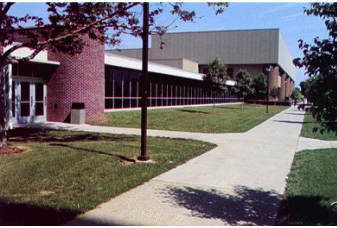
#> input picture img_1.png, 337 x 228 px
$ jupyter execute xla.ipynb
#> lines starting #> are read from the running program, lines starting #| are printed output that depends on the picture; long printed decimals are rounded
[cell 1]
import numpy as np
import cv2 as cv
from sklearn.cluster import MeanShift, estimate_bandwidth
import matplotlib.pyplot as plt

[cell 2]
from sklearn.cluster import estimate_bandwidth, MeanShift

path = r'img_1.png'
img = cv.imread(path)
#> img is the input picture: shape (228, 337, 3); mean B, G, R 109.5, 106.5, 112.7
img = cv.medianBlur(img, 3)
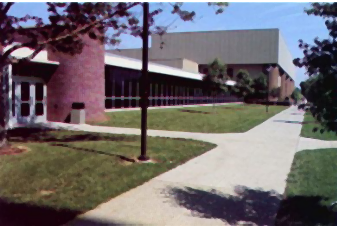
#> img: shape (228, 337, 3); mean B, G, R 109.1, 106, 112.3

[cell 3]
flat_image = img.reshape((-1,3))
flat_image = np.float32(flat_image)

[cell 4]
imgplot = plt.imshow(img)

[cell 5]
bandwidth = estimate_bandwidth(flat_image, quantile=.06, n_samples=3000)
#> bandwidth = 23.23
print(bandwidth)
#| 23.225
ms = MeanShift(bandwidth = bandwidth, max_iter=800, bin_seeding=True)
ms.fit(flat_image)

[cell 6]
ms.fit(flat_image)
labeled=ms.labels_

[cell 7]
segments = np.unique(labeled)
#> segments = [0, 1, 2, 3, 4, 5, 6, 7, 8, 9, 10, 11]
print('Number of segments: ', segments.shape[0])
#| Number of segments:  12

[cell 8]
total = np.zeros((segments.shape[0], 3), dtype=float)
count = np.zeros(total.shape, dtype=float)
for i, label in enumerate(labeled):
    total[label] = total[label] + flat_image[i]
    count[label] += 1
#> after the loop, count = [[11311, 11311, 11311], [10762, 10762, 10762], [19272, 19272, 19272], [11048, 11048, 11048], [5861, 5861, 5861], [8816, 8816, 8816], [2877, 2877, 2877], [1354, 1354, 1354], [2193, 2193, 2193], [1030, 1030, 1030], [786, 786, 786], [1526, 1526, 1526]]; total = [[191888, 98884, 257818], [2140476, 2213047, 2289497], [1313254, 1691397, 1822224], [537439, 383862, 568701], [1418865, 1102190, 876898], [1044002, 1030391, 1056636], [344103, 308321, 443077], [345239, 345178, 345214], [363564, 371445, 393352], [228905, 201254, 185751], [182707, 182627, 183448], [271200, 218143, 203839]]
avg = total/count
#> avg = [[16.96, 8.74, 22.79], [198.9, 205.6, 212.7], [68.14, 87.76, 94.55], [48.65, 34.74, 51.48], [242.1, 188.1, 149.6], [118.4, 116.9, 119.9], [119.6, 107.2, 154], [255, 254.9, 255], [165.8, 169.4, 179.4], [222.2, 195.4, 180.3], [232.5, 232.3, 233.4], [177.7, 143, 133.6]]
avg = np.uint8(avg)
#> avg = [[16, 8, 22], [198, 205, 212], [68, 87, 94], [48, 34, 51], [242, 188, 149], [118, 116, 119], [119, 107, 154], [254, 254, 254], [165, 169, 179], [222, 195, 180], [232, 232, 233], [177, 142, 133]]

[cell 9]
res = avg[labeled]
result = res.reshape((img.shape))
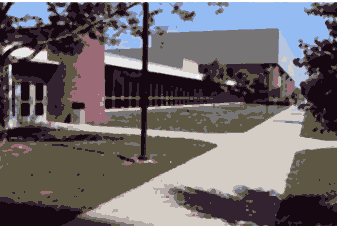
#> result: shape (228, 337, 3); mean B, G, R 108.5, 105.4, 111.7

# show the result
cv.imshow('result',result)
cv.waitKey(0)
cv.destroyAllWindows()
